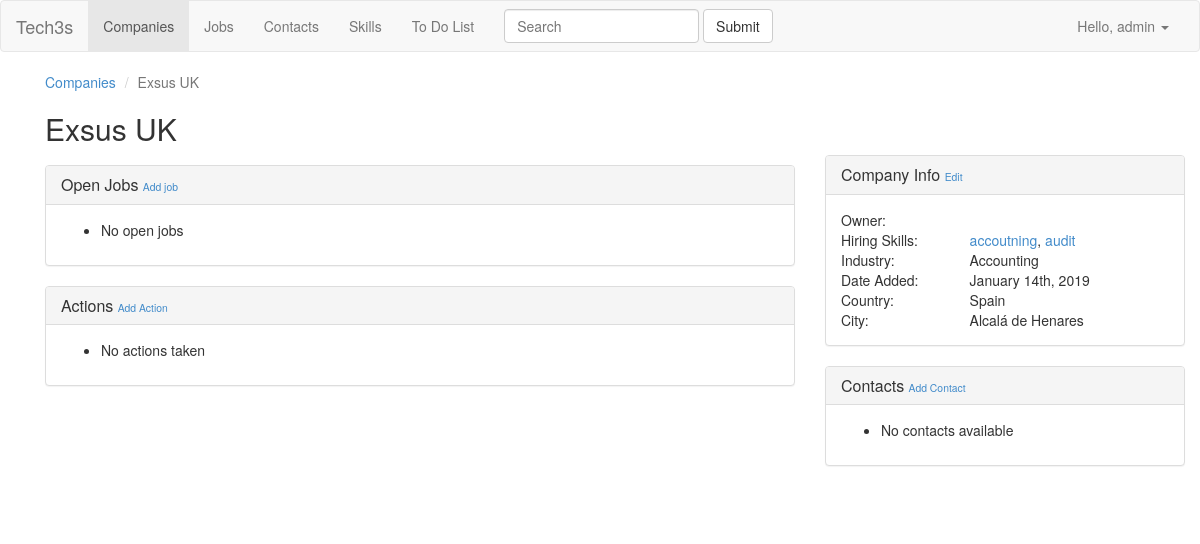
Page /companies/exsus-uk/ (signed in) on the earlier database version.
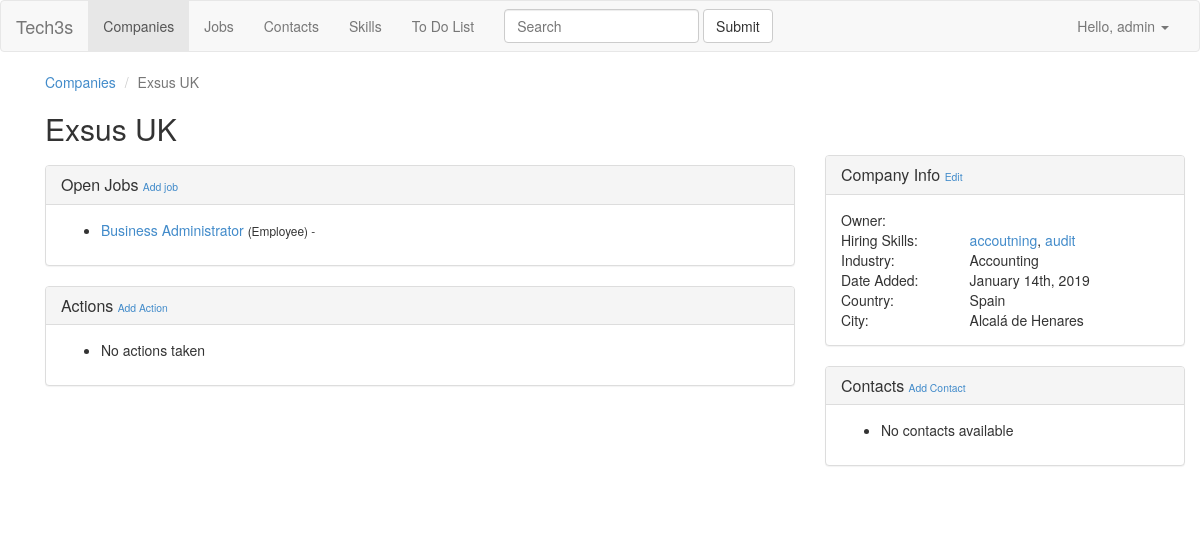
Same page on the later database version.
### crm/models.py (models this page shows, shortened)
class Skill(models.Model):
    name = models.CharField(max_length=31, db_index=True, unique=True)
    slug = models.SlugField(max_length=31, unique=True)
    class Meta:
        ordering = ('name',)
    def get_absolute_url(self):
        return reverse('crm_skill_detail', kwargs={'slug': self.slug})

class Job(models.Model):
    JOB_TYPE_CHOICES = (
        ('employee', 'Employee'),
        ('freelance', 'Freelance'),
    )
    STATUS_CHOICES = (
        ('open', 'Open'),
        ('won', 'Won'),
        ('lost', 'Lost'),
        ('canceled_by_client', 'Canceled by Client'),
    )
    title = models.CharField(max_length=250, db_index=True)
    description = models.TextField()
    zip_code = models.CharField(max_length=10, blank=True)
    num_vacancies = models.IntegerField(default=1)
    job_type = models.CharField(max_length=15, choices=JOB_TYPE_CHOICES)
    salary = models.DecimalField(max_digits=10, decimal_places=2)
    fee = models.CharField(max_length=25, blank=True)
    total_income = models.DecimalField(
        max_digits=10, decimal_places=2, null=True, blank=True)
    document = models.FileField(
        upload_to='uploads/docs/jobs/%Y/%m/%d/', blank=True)
    slug = models.SlugField(max_length=250, unique=True)
    timestamp = models.DateTimeField(auto_now_add=True, db_index=True)
    nubelo_id = models.IntegerField(null=True, blank=True)
    nubelo_url = models.URLField(max_length=250, blank=True)
    company = models.ForeignKey(Company, related_name='jobs')
    skills = models.ManyToManyField(Skill, related_name='jobs')
    city = models.ForeignKey(City, related_name='jobs')
    created_by = models.ForeignKey(
        settings.AUTH_USER_MODEL, related_name='created_jobs',
        db_index=True)
    assigned_to = models.ForeignKey(
        settings.AUTH_USER_MODEL, related_name='assigned_jobs')
    class Meta:
        ordering = ('-timestamp',)
    def get_absolute_url(self):
        return reverse(
            'crm_job_detail',
            kwargs={
                'company_slug': self.company.slug,
                'job_slug': self.slug,
            })

### crm/views.py (the view)
@class_login_required
class CompanyDetail(DetailView):
    model = Company

### crm/models.py (called while the page is built)
    def __str__(self):
        return self.name

    def __str__(self):
        return self.name

    def __str__(self):
        return '{}'.format(self.name)

    def get_job_create_url(self):
        return reverse(
            'crm_job_create', kwargs={'company_slug': self.slug})

    def get_company_action_create_url(self):
        return reverse(
            'crm_company_action_create', kwargs={'company_slug': self.slug})

    def get_contact_create_url(self):
        return reverse(
            'crm_contact_create', kwargs={'company_slug': self.slug})

    def get_update_url(self):
        return reverse('crm_company_update', kwargs={'slug': self.slug})

### crm/templates/crm/company_detail.html (shortened to what the changed rows need)
{% extends "crm/base_crm.html" %}
{% block content %}
  <article>
    <div class="row">
      <div class="col-md-8">
        <h2>{{ company.name }}</h2>
      </div>
    </div>
    <div class="row">
      <div class="col-md-8">
        <section>
          <div class="panel panel-default">
            <div class="panel-body">
              <ul>
                {% for job in company.jobs.all %}
                  <li>
                    <a href="{{ job.get_absolute_url }}">{{ job.title }}</a>
                    <span class="small">({{ job.job_type|title }}) - {{ job.assigned_to.get_full_name }}</span>
                  </li>
                {% empty %}
                  <li>No open jobs</li>
              {% endfor %}
              </ul>
            </div>
          </div>
        </section>
      </div>
      <div class="col-md-4">
        <section>
          <div class="panel panel-default">
            <div class="panel-body">
              <table>
                <tr>
                  <td>Hiring Skills:</td>
                  <td>{% for skill in company.skills.all %}
                        <a href="{{ skill.get_absolute_url }}">
                          {{ skill.name }}</a>{% if forloop.last %}{% else %}, {% endif %}
                      {% endfor %}
                  </td>
                </tr>
              </table>
            </div>
          </div>
        </section>
      </div>
    </div>
  </article>
{% endblock %}

Differences in the rows shown:
added Job: title "Business Administrator", job_type "Employee"
Other differences:
text no longer shown: "No open jobs"
